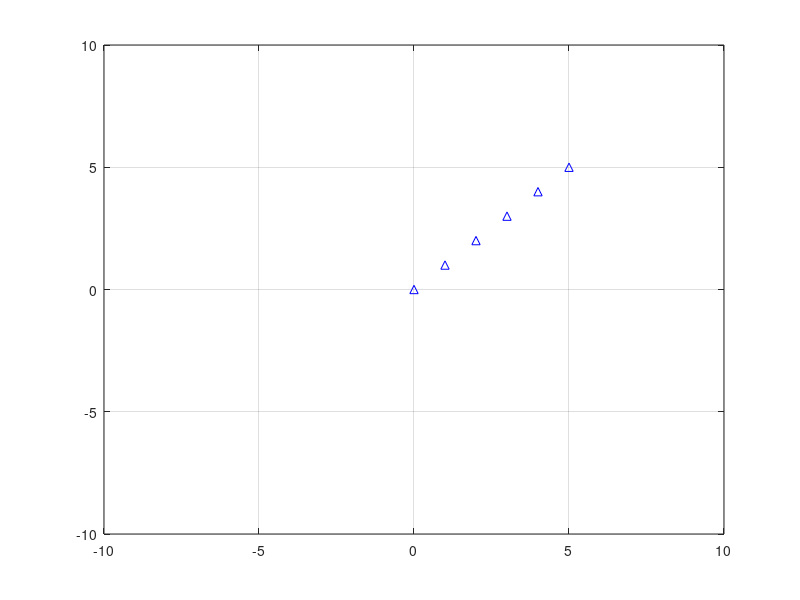

Source code (MATLAB):
%P15/1726/2016
% [redacted]

x0= 0; y0=0;
x1= 4; y1=4;

% abs(X) returns the absolute value of each calculation.

dx = abs(x1-x0); 
dy = abs(y1-y0);

%Y = sign(x) returns an array Y the same size as x, where each element of Y is:
%1 if the corresponding element of x is greater than 0.
%0 if the corresponding element of x equals 0.
%-1 if the corresponding element of x is less than 0.

sx = sign(x1-x0);
sy = sign(y1-y0);
if (dy > dx)
    step = dy;
else 
    step = dx;
end
x(1) = x0; y(1) = y0; j = 1;
for i= 0:1:step
    if (x1 == x)&(y1 == y)
        break;
    end
    j = j+1;
    x(j) = x(j-1) + (dx/step)*sx;
    y(j) = y(j-1) + (dy/step)*sy;  
end

%rounds each element of X to the nearest integer.

plot(round(x),round(y),'rs');
fill (x,y,'c')
grid on ,hold on
axis([-10 10 -10 10]);

plot(x,y,'b^');
%axis([point(1)-2 point(3)+2 point(2)-2 point(4)+2]);